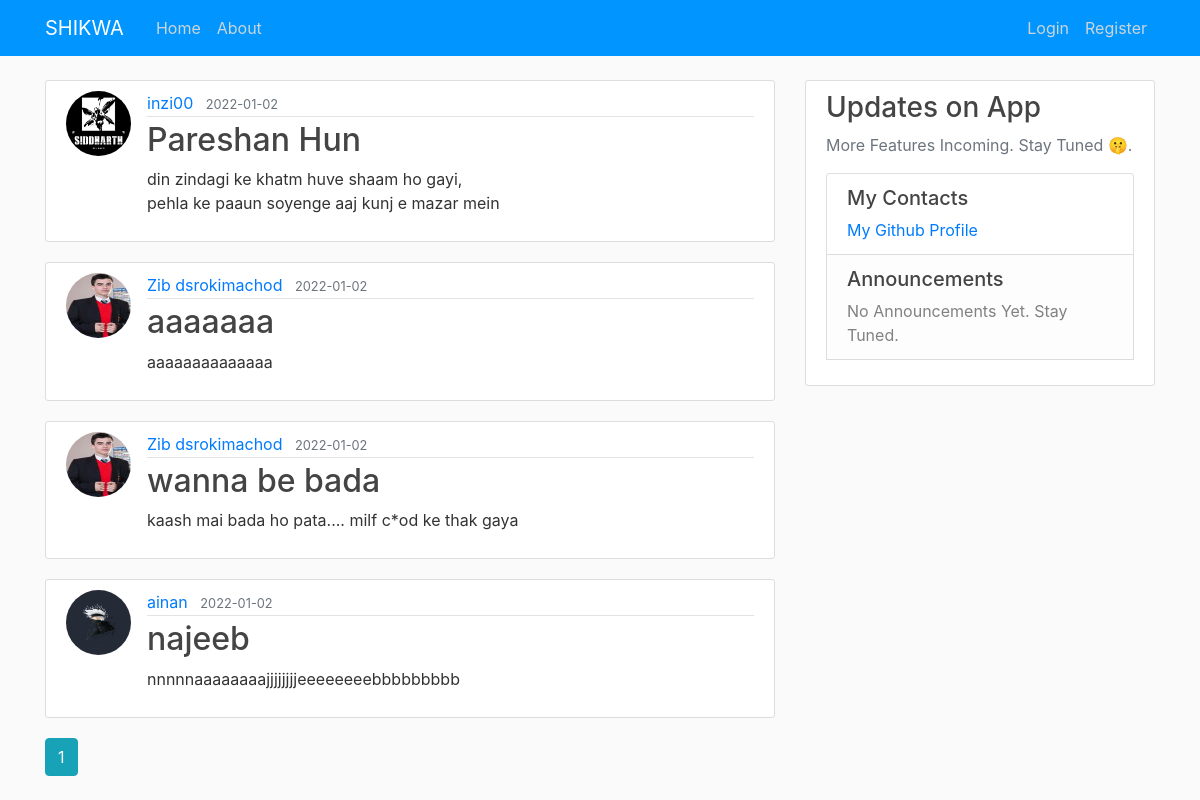
Page /home on the earlier database version.
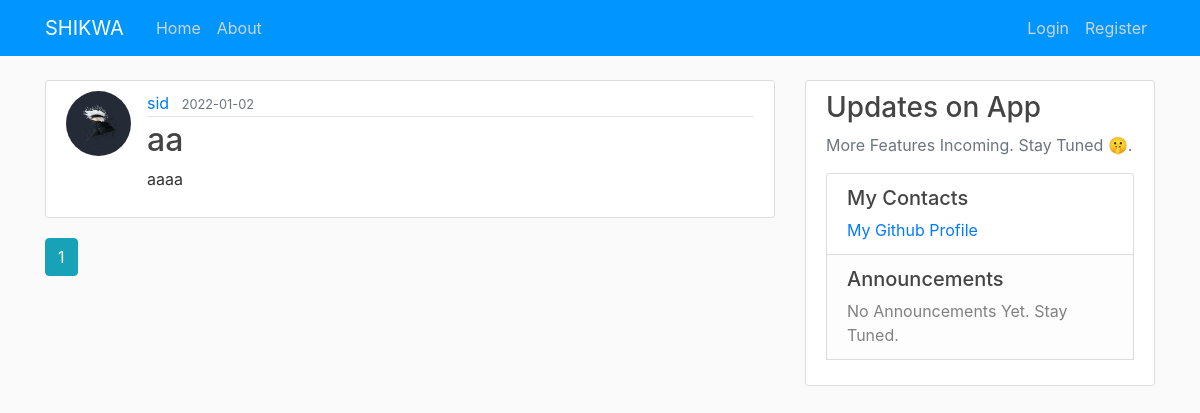
Same page on the later database version.
### shikwa/models.py (models this page shows, shortened)
class Post(db.Model):
    id = db.Column(db.Integer, primary_key=True)
    title = db.Column(db.String(100), nullable=False)
    date_posted = db.Column(db.DateTime, nullable=False, default=datetime.utcnow)
    content = db.Column(db.Text, nullable=False)
    user_id = db.Column(db.Integer, db.ForeignKey('user.id'), nullable=False)

class User(db.Model, UserMixin):
    id = db.Column(db.Integer, primary_key=True)
    username = db.Column(db.String(20), unique=True, nullable=False)
    email = db.Column(db.String(120), unique=True, nullable=False)
    image_file = db.Column(db.String(20), nullable=False, default='default.jpg')
    password = db.Column(db.String(60), nullable=False)
    posts = db.relationship('Post', backref='author', lazy=True)

### shikwa/main/routes.py (the view)
@main.route("/")
@main.route("/home")
def home():
    page = request.args.get('page', 1, type=int)
    posts = Post.query.order_by(Post.date_posted.desc()).paginate(page=page, per_page=5)
    return render_template('home.html', posts=posts)

### shikwa/templates/home.html
{% extends "layout.html" %}
{% block content %}
    {% for post in posts.items %}
        <article class="media content-section">
          <img class="rounded-circle article-img" src="{{ url_for('static', filename='profile_pics/' + post.author.image_file) }}">
          <div class="media-body">
            <div class="article-metadata">
              <a class="mr-2" href="{{ url_for('users.user_posts', username=post.author.username) }}">{{ post.author.username }}</a>
              <small class="text-muted">{{ post.date_posted.strftime('%Y-%m-%d') }}</small>
            </div>
            <h2><a class="article-title" href="{{ url_for('posts.post', post_id=post.id) }}">{{ post.title }}</a></h2>
            <p class="article-content">{{ post.content }}</p>
          </div>
        </article>
    {% endfor %}
    {% for page_num in posts.iter_pages(left_edge=1, right_edge=1, left_current=1, right_current=2) %}
      {% if page_num %}
        {% if posts.page == page_num %}
          <a class="btn btn-info mb-4" href="{{ url_for('main.home', page=page_num) }}">{{ page_num }}</a>
        {% else %}
          <a class="btn btn-outline-info mb-4" href="{{ url_for('main.home', page=page_num) }}">{{ page_num }}</a>
        {% endif %}
      {% else %}
        ...
      {% endif %}
    {% endfor %}
{% endblock content %}

### shikwa/templates/layout.html (shortened to what this page needs)
<!DOCTYPE html>
<html>
<head>
    <link rel="stylesheet" href="https://maxcdn.bootstrapcdn.com/bootstrap/4.0.0/css/bootstrap.min.css">
    <link rel="stylesheet" type="text/css" href="{{ url_for('static', filename='main.css') }}">
</head>
<body>
    <header class="site-header">
      <nav class="navbar navbar-expand-md navbar-dark bg-steel fixed-top">
        <div class="container">
          <a class="navbar-brand mr-4" href="/">SHIKWA</a>
          <div class="collapse navbar-collapse" id="navbarToggle">
            <div class="navbar-nav mr-auto">
              <a class="nav-item nav-link" href="{{ url_for('main.home') }}">Home</a>
              <a class="nav-item nav-link" href="{{ url_for('main.about') }}">About</a>
            </div>
            <div class="navbar-nav">
              {% if current_user.is_authenticated %}
                <a class="nav-item nav-link" href="{{ url_for('posts.new_post') }}">New Post</a>
                <a class="nav-item nav-link" href="{{ url_for('users.account') }}">Account</a>
                <a class="nav-item nav-link" href="{{ url_for('users.logout') }}">Logout</a>
              {% else %}
                <a class="nav-item nav-link" href="{{ url_for('users.login') }}">Login</a>
                <a class="nav-item nav-link" href="{{ url_for('users.register') }}">Register</a>
              {% endif %}
            </div>
          </div>
        </div>
      </nav>
    </header>
    <main role="main" class="container">
      <div class="row">
        <div class="col-md-8">
          {% block content %}{% endblock %}
        </div>
        <div class="col-md-4">
          <div class="content-section">
            <h3>Updates on App</h3>
            <p class='text-muted'> More Features Incoming. Stay Tuned 🤫.
              <ul class="list-group">
                <li class="list-group-item"><h5>My Contacts</h5>
                  <a href="https://github.com/maliknajeeb113" target="_blank">My Github Profile<a>
                </li>
                <li class="list-group-item list-group-item-light"><h5>Announcements</h5>
                  <a >No Announcements Yet. Stay Tuned.<a>
                </li>
              </ul>
            </p>
          </div>
        </div>
      </div>
    </main>
</body>
</html>

### shikwa/static/main.css (style rules this page uses)
body { background: #fafafa; color: #333333; margin-top: 5rem; }
h1, h2, h3, h4, h5, h6 { color: #444444; }
.bg-steel { background-color: #0095ff; }
.site-header .navbar-nav .nav-link { color: #cbd5db; }
.content-section { background: #ffffff; padding: 10px 20px; border: 1px solid #dddddd; border-radius: 3px; margin-bottom: 20px; }
.article-title { color: #444444; }
.article-content { white-space: pre-line; }
.article-img { height: 65px; width: 65px; margin-right: 16px; }
.article-metadata { padding-bottom: 1px; margin-bottom: 4px; border-bottom: 1px solid #e3e3e3 }

Differences in the rows shown:
removed Post: image_file (picture), author.username "inzi00", date_posted "2022-01-02", title "Pareshan Hun", content "din zindagi ke khatm huve shaam ho gayi, pehla ke paaun soyenge aaj kunj e mazar mein"
removed Post: image_file (picture), author.username "Zib dsrokimachod", date_posted "2022-01-02", title "aaaaaaa", content "aaaaaaaaaaaaaa"
removed Post: image_file (picture), author.username "Zib dsrokimachod", date_posted "2022-01-02", title "wanna be bada", content "kaash mai bada ho pata.... milf c*od ke thak gaya"
removed Post: image_file (placeholder picture), author.username "ainan", date_posted "2022-01-02", title "najeeb", content "nnnnnaaaaaaaajjjjjjjjeeeeeeeebbbbbbbbb"
added Post: image_file (placeholder picture), author.username "sid", date_posted "2022-01-02", title "aa", content "aaaa"
